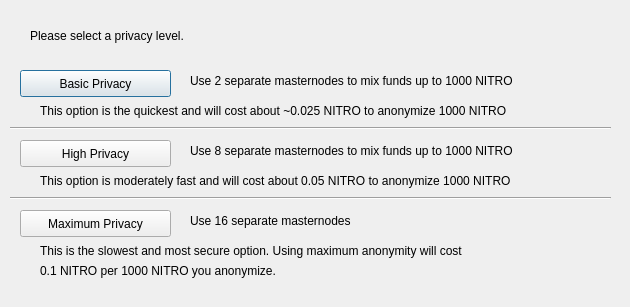
<?xml version="1.0" encoding="UTF-8"?>
<ui version="4.0">
 <class>DarksendConfig</class>
 <widget class="QDialog" name="DarksendConfig">
  <property name="geometry">
   <rect>
    <x>0</x>
    <y>0</y>
    <width>630</width>
    <height>307</height>
   </rect>
  </property>
  <property name="windowTitle">
   <string>Configure PrivateSend</string>
  </property>
  <widget class="QPushButton" name="buttonBasic">
   <property name="geometry">
    <rect>
     <x>20</x>
     <y>70</y>
     <width>151</width>
     <height>27</height>
    </rect>
   </property>
   <property name="text">
    <string>Basic Privacy</string>
   </property>
  </widget>
  <widget class="QPushButton" name="buttonHigh">
   <property name="geometry">
    <rect>
     <x>20</x>
     <y>140</y>
     <width>151</width>
     <height>27</height>
    </rect>
   </property>
   <property name="text">
    <string>High Privacy</string>
   </property>
  </widget>
  <widget class="QPushButton" name="buttonMax">
   <property name="geometry">
    <rect>
     <x>20</x>
     <y>210</y>
     <width>151</width>
     <height>27</height>
    </rect>
   </property>
   <property name="text">
    <string>Maximum Privacy</string>
   </property>
  </widget>
  <widget class="QLabel" name="label">
   <property name="geometry">
    <rect>
     <x>30</x>
     <y>20</y>
     <width>571</width>
     <height>31</height>
    </rect>
   </property>
   <property name="text">
    <string>Please select a privacy level.</string>
   </property>
  </widget>
  <widget class="QLabel" name="label_2">
   <property name="geometry">
    <rect>
     <x>190</x>
     <y>70</y>
     <width>421</width>
     <height>21</height>
    </rect>
   </property>
   <property name="text">
    <string>Use 2 separate masternodes to mix funds up to 1000 NITRO</string>
   </property>
  </widget>
  <widget class="QLabel" name="label_3">
   <property name="geometry">
    <rect>
     <x>190</x>
     <y>140</y>
     <width>411</width>
     <height>21</height>
    </rect>
   </property>
   <property name="text">
    <string>Use 8 separate masternodes to mix funds up to 1000 NITRO</string>
   </property>
  </widget>
  <widget class="QLabel" name="label_4">
   <property name="geometry">
    <rect>
     <x>190</x>
     <y>210</y>
     <width>421</width>
     <height>21</height>
    </rect>
   </property>
   <property name="text">
    <string>Use 16 separate masternodes</string>
   </property>
  </widget>
  <widget class="QLabel" name="label_6">
   <property name="geometry">
    <rect>
     <x>40</x>
     <y>100</y>
     <width>561</width>
     <height>21</height>
    </rect>
   </property>
   <property name="text">
    <string>This option is the quickest and will cost about ~0.025 NITRO to anonymize 1000 NITRO</string>
   </property>
  </widget>
  <widget class="QLabel" name="label_7">
   <property name="geometry">
    <rect>
     <x>40</x>
     <y>170</y>
     <width>561</width>
     <height>21</height>
    </rect>
   </property>
   <property name="text">
    <string>This option is moderately fast and will cost about 0.05 NITRO to anonymize 1000 NITRO</string>
   </property>
  </widget>
  <widget class="QLabel" name="label_8">
   <property name="geometry">
    <rect>
     <x>40</x>
     <y>240</y>
     <width>561</width>
     <height>21</height>
    </rect>
   </property>
   <property name="text">
    <string>This is the slowest and most secure option. Using maximum anonymity will cost</string>
   </property>
  </widget>
  <widget class="QLabel" name="label_9">
   <property name="geometry">
    <rect>
     <x>40</x>
     <y>260</y>
     <width>561</width>
     <height>21</height>
    </rect>
   </property>
   <property name="text">
    <string>0.1 NITRO per 1000 NITRO you anonymize.</string>
   </property>
  </widget>
  <widget class="Line" name="line">
   <property name="geometry">
    <rect>
     <x>10</x>
     <y>120</y>
     <width>601</width>
     <height>16</height>
    </rect>
   </property>
   <property name="orientation">
    <enum>Qt::Horizontal</enum>
   </property>
  </widget>
  <widget class="Line" name="line_2">
   <property name="geometry">
    <rect>
     <x>10</x>
     <y>190</y>
     <width>601</width>
     <height>16</height>
    </rect>
   </property>
   <property name="orientation">
    <enum>Qt::Horizontal</enum>
   </property>
  </widget>
 </widget>
 <resources/>
 <connections/>
</ui>
